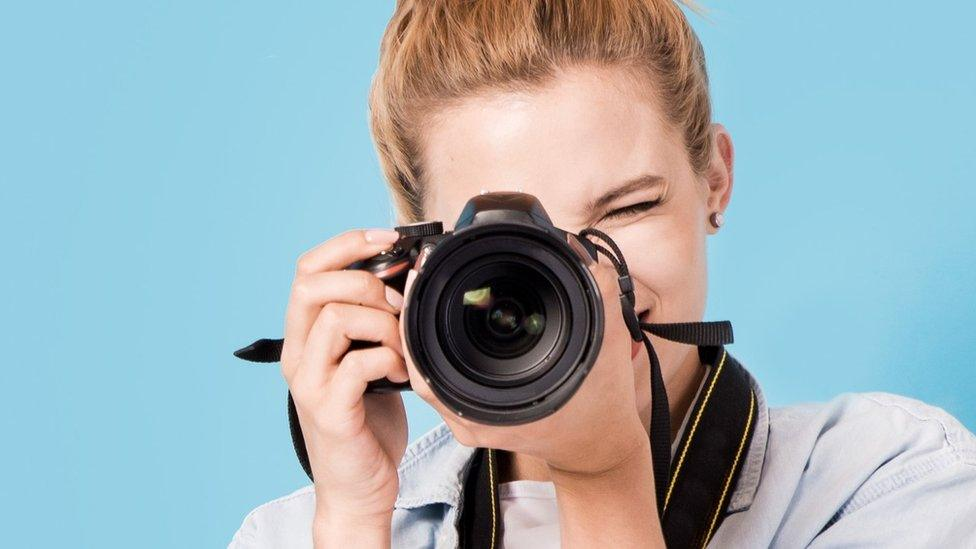
#> input picture Image_Resizing/image_py.jpg, 976 x 549 px
$ python resizing_image.py
#> lines starting #> are read from the running program, lines starting #| are printed output that depends on the picture
#Resizing the image

import os
import cv2

# This gets the folder where your Python file is
folder = os.path.dirname(os.path.abspath(__file__))

# This creates the path to your image
image_path = os.path.join(folder, 'image_py.jpg')

# Load the image
img = cv2.imread(image_path)
#> img is the input picture: shape (549, 976, 3); mean B, G, R 180.7, 174.8, 157.2
resized_img = cv2.resize(img, (450, 270))
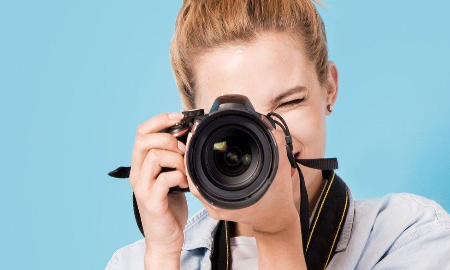
#> resized_img: shape (270, 450, 3); mean B, G, R 180.7, 174.7, 157.1

#print the image shape
print(img.shape)
#| (549, 976, 3)
print(resized_img.shape)
#| (270, 450, 3)

#show the image
cv2.imshow('img', img)
cv2.imshow('resized_img', resized_img)
cv2.waitKey(0)
